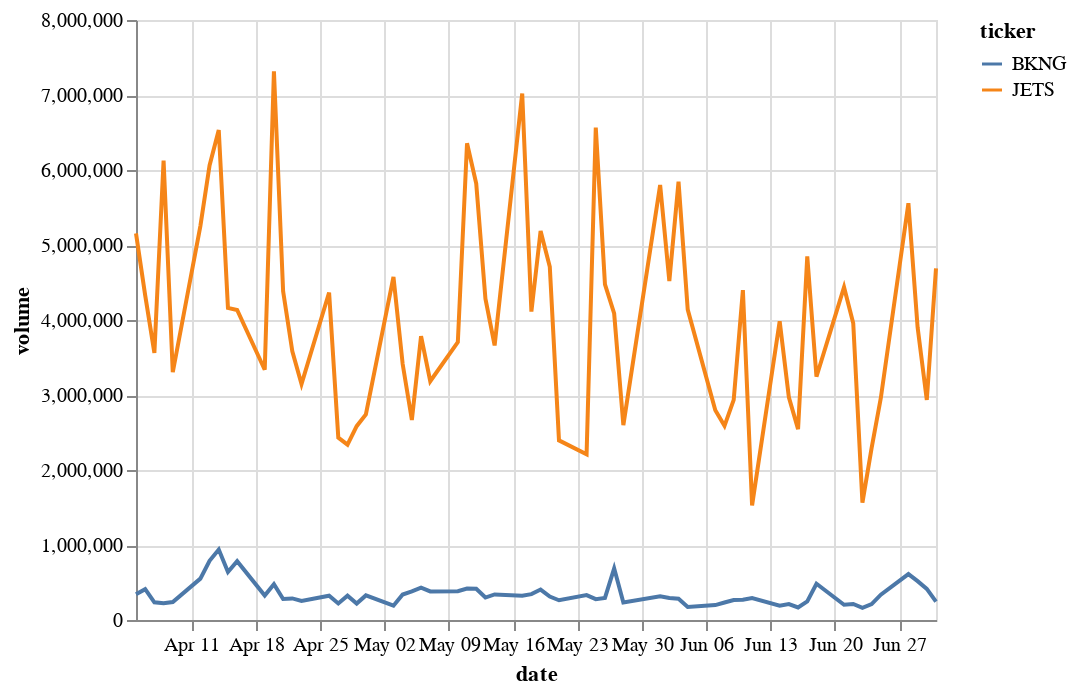

Notebook source saved alongside this figure:
### Code cell
alt.Chart(watchlist_df).mark_line().encode(x='date',y='volume', color = 'ticker:N')

### Figure 1 — Vega-Lite specification as saved in the notebook (floating-point values rounded to 4 significant figures)
{"config": {"view": {"continuousWidth": 400, "continuousHeight": 300}}, "data": {"name": "data-c9ac82703c8f3aded7fd62a848ac7043"}, "mark": "line", "encoding": {"color": {"type": "nominal", "field": "ticker"}, "x": {"type": "temporal", "field": "date"}, "y": {"type": "quantitative", "field": "volume"}}, "$schema": "https://vega.github.io/schema/vega-lite/v4.8.1.json", "datasets": {"data-c9ac82703c8f3aded7fd62a848ac7043": [{"open": 27.52, "high": 27.99, "low": 27.5, "close": 27.61, "adjclose": 27.61, "volume": 5155400, "ticker": "JETS", "date": "2021-04-05T00:00:00"}, {"open": 27.72, "high": 28.05, "low": 27.65, "close": 27.84, "adjclose": 27.84, "volume": 4328100, "ticker": "JETS", "date": "2021-04-06T00:00:00"}, {"open": 27.92, "high": 28.02, "low": 27.46, "close": 27.57, "adjclose": 27.57, "volume": 3561700, "ticker": "JETS", "date": "2021-04-07T00:00:00"}, {"open": 27.48, "high": 27.52, "low": 26.97, "close": 27.49, "adjclose": 27.49, "volume": 6125400, "ticker": "JETS", "date": "2021-04-08T00:00:00"}, {"open": 27.3, "high": 27.39, "low": 27.1, "close": 27.3, "adjclose": 27.3, "volume": 3303300, "ticker": "JETS", "date": "2021-04-09T00:00:00"}, {"open": 27.05, "high": 27.09, "low": 26.65, "close": 26.78, "adjclose": 26.78, "volume": 5252200, "ticker": "JETS", "date": "2021-04-12T00:00:00"}, {"open": 26.51, "high": 26.83, "low": 25.95, "close": 26.81, "adjclose": 26.81, "volume": 6060100, "ticker": "JETS", "date": "2021-04-13T00:00:00"}, {"open": 27.01, "high": 27.36, "low": 26.72, "close": 26.83, "adjclose": 26.83, "volume": 6533200, "ticker": "JETS", "date": "2021-04-14T00:00:00"}, {"open": 27.02, "high": 27.12, "low": 26.39, "close": 26.58, "adjclose": 26.58, "volume": 4160700, "ticker": "JETS", "date": "2021-04-15T00:00:00"}, {"open": 26.65, "high": 26.79, "low": 26.36, "close": 26.44, "adjclose": 26.44, "volume": 4133600, "ticker": "JETS", "date": "2021-04-16T00:00:00"}, {"open": 26.38, "high": 26.38, "low": 26.04, "close": 26.11, "adjclose": 26.11, "volume": 3336800, "ticker": "JETS", "date": "2021-04-19T00:00:00"}, {"open": 25.85, "high": 25.93, "low": 24.82, "close": 25.04, "adjclose": 25.04, "volume": 7315000, "ticker": "JETS", "date": "2021-04-20T00:00:00"}, {"open": 24.85, "high": 25.66, "low": 24.57, "close": 25.63, "adjclose": 25.63, "volume": 4383200, "ticker": "JETS", "date": "2021-04-21T00:00:00"}, {"open": 25.97, "high": 26.0, "low": 25.27, "close": 25.33, "adjclose": 25.33, "volume": 3581800, "ticker": "JETS", "date": "2021-04-22T00:00:00"}, {"open": 25.43, "high": 26.0, "low": 25.34, "close": 25.95, "adjclose": 25.95, "volume": 3146600, "ticker": "JETS", "date": "2021-04-23T00:00:00"}, {"open": 26.23, "high": 26.5, "low": 26.15, "close": 26.33, "adjclose": 26.33, "volume": 4366600, "ticker": "JETS", "date": "2021-04-26T00:00:00"}, {"open": 26.3, "high": 26.34, "low": 26.06, "close": 26.2, "adjclose": 26.2, "volume": 2431000, "ticker": "JETS", "date": "2021-04-27T00:00:00"}, {"open": 26.12, "high": 26.25, "low": 26.01, "close": 26.08, "adjclose": 26.08, "volume": 2337700, "ticker": "JETS", "date": "2021-04-28T00:00:00"}, {"open": 26.29, "high": 26.38, "low": 25.88, "close": 26.04, "adjclose": 26.04, "volume": 2584400, "ticker": "JETS", "date": "2021-04-29T00:00:00"}, {"open": 25.83, "high": 26.34, "low": 25.81, "close": 26.08, "adjclose": 26.08, "volume": 2740900, "ticker": "JETS", "date": "2021-04-30T00:00:00"}, {"open": 26.34, "high": 26.34, "low": 25.97, "close": 26.16, "adjclose": 26.16, "volume": 4574400, "ticker": "JETS", "date": "2021-05-03T00:00:00"}, {"open": 25.94, "high": 26.09, "low": 25.36, "close": 25.59, "adjclose": 25.59, "volume": 3412500, "ticker": "JETS", "date": "2021-05-04T00:00:00"}, {"open": 25.64, "high": 26.01, "low": 25.56, "close": 25.73, "adjclose": 25.73, "volume": 2666200, "ticker": "JETS", "date": "2021-05-05T00:00:00"}, {"open": 25.71, "high": 25.8, "low": 25.31, "close": 25.62, "adjclose": 25.62, "volume": 3784900, "ticker": "JETS", "date": "2021-05-06T00:00:00"}, {"open": 25.62, "high": 26.24, "low": 25.52, "close": 26.17, "adjclose": 26.17, "volume": 3183200, "ticker": "JETS", "date": "2021-05-07T00:00:00"}, {"open": 26.25, "high": 26.42, "low": 25.92, "close": 25.93, "adjclose": 25.93, "volume": 3705500, "ticker": "JETS", "date": "2021-05-10T00:00:00"}, {"open": 25.24, "high": 25.65, "low": 25.0, "close": 25.53, "adjclose": 25.53, "volume": 6357000, "ticker": "JETS", "date": "2021-05-11T00:00:00"}, {"open": 25.27, "high": 25.61, "low": 24.75, "close": 24.78, "adjclose": 24.78, "volume": 5817800, "ticker": "JETS", "date": "2021-05-12T00:00:00"}, {"open": 25.1, "high": 25.45, "low": 24.85, "close": 25.29, "adjclose": 25.29, "volume": 4284300, "ticker": "JETS", "date": "2021-05-13T00:00:00"}, {"open": 25.53, "high": 26.3, "low": 25.5, "close": 26.28, "adjclose": 26.28, "volume": 3661000, "ticker": "JETS", "date": "2021-05-14T00:00:00"}, {"open": 26.2, "high": 26.6, "low": 25.85, "close": 26.55, "adjclose": 26.55, "volume": 7019100, "ticker": "JETS", "date": "2021-05-17T00:00:00"}, {"open": 26.68, "high": 27.0, "low": 26.47, "close": 26.57, "adjclose": 26.57, "volume": 4111900, "ticker": "JETS", "date": "2021-05-18T00:00:00"}, {"open": 26.03, "high": 26.4, "low": 25.8, "close": 26.27, "adjclose": 26.27, "volume": 5188100, "ticker": "JETS", "date": "2021-05-19T00:00:00"}, {"open": 26.38, "high": 26.4, "low": 25.77, "close": 26.03, "adjclose": 26.03, "volume": 4709200, "ticker": "JETS", "date": "2021-05-20T00:00:00"}, {"open": 26.2, "high": 26.33, "low": 25.94, "close": 25.94, "adjclose": 25.94, "volume": 2394800, "ticker": "JETS", "date": "2021-05-21T00:00:00"}, {"open": 26.18, "high": 26.36, "low": 25.94, "close": 26.31, "adjclose": 26.31, "volume": 2208900, "ticker": "JETS", "date": "2021-05-24T00:00:00"}, {"open": 26.62, "high": 26.99, "low": 26.18, "close": 26.21, "adjclose": 26.21, "volume": 6565100, "ticker": "JETS", "date": "2021-05-25T00:00:00"}, {"open": 26.47, "high": 26.82, "low": 26.37, "close": 26.78, "adjclose": 26.78, "volume": 4475100, "ticker": "JETS", "date": "2021-05-26T00:00:00"}, {"open": 27.0, "high": 27.12, "low": 26.78, "close": 27.07, "adjclose": 27.07, "volume": 4087100, "ticker": "JETS", "date": "2021-05-27T00:00:00"}, {"open": 27.09, "high": 27.1, "low": 26.74, "close": 26.85, "adjclose": 26.85, "volume": 2598200, "ticker": "JETS", "date": "2021-05-28T00:00:00"}, {"open": 27.23, "high": 27.44, "low": 27.03, "close": 27.17, "adjclose": 27.17, "volume": 5800000, "ticker": "JETS", "date": "2021-06-01T00:00:00"}, {"open": 27.25, "high": 27.39, "low": 27.13, "close": 27.26, "adjclose": 27.26, "volume": 4517600, "ticker": "JETS", "date": "2021-06-02T00:00:00"}, {"open": 26.83, "high": 27.0, "low": 26.44, "close": 26.45, "adjclose": 26.45, "volume": 5843400, "ticker": "JETS", "date": "2021-06-03T00:00:00"}, {"open": 26.64, "high": 26.69, "low": 26.27, "close": 26.39, "adjclose": 26.39, "volume": 4138800, "ticker": "JETS", "date": "2021-06-04T00:00:00"}, {"open": 26.52, "high": 26.7, "low": 26.36, "close": 26.42, "adjclose": 26.42, "volume": 2795900, "ticker": "JETS", "date": "2021-06-07T00:00:00"}, {"open": 26.61, "high": 26.78, "low": 26.42, "close": 26.67, "adjclose": 26.67, "volume": 2588300, "ticker": "JETS", "date": "2021-06-08T00:00:00"}, {"open": 26.95, "high": 26.95, "low": 26.5, "close": 26.52, "adjclose": 26.52, "volume": 2934000, "ticker": "JETS", "date": "2021-06-09T00:00:00"}, {"open": 26.78, "high": 26.82, "low": 26.15, "close": 26.24, "adjclose": 26.24, "volume": 4398400, "ticker": "JETS", "date": "2021-06-10T00:00:00"}, {"open": 26.31, "high": 26.41, "low": 26.22, "close": 26.33, "adjclose": 26.33, "volume": 1528500, "ticker": "JETS", "date": "2021-06-11T00:00:00"}, {"open": 26.29, "high": 26.37, "low": 25.9, "close": 25.96, "adjclose": 25.96, "volume": 3982500, "ticker": "JETS", "date": "2021-06-14T00:00:00"}, {"open": 25.99, "high": 26.06, "low": 25.7, "close": 25.82, "adjclose": 25.82, "volume": 2968700, "ticker": "JETS", "date": "2021-06-15T00:00:00"}, {"open": 25.82, "high": 26.02, "low": 25.61, "close": 25.76, "adjclose": 25.76, "volume": 2545700, "ticker": "JETS", "date": "2021-06-16T00:00:00"}, {"open": 25.81, "high": 26.02, "low": 25.15, "close": 25.37, "adjclose": 25.37, "volume": 4849400, "ticker": "JETS", "date": "2021-06-17T00:00:00"}, {"open": 25.2, "high": 25.41, "low": 25.0, "close": 25.22, "adjclose": 25.22, "volume": 3243700, "ticker": "JETS", "date": "2021-06-18T00:00:00"}, {"open": 25.29, "high": 25.67, "low": 25.19, "close": 25.63, "adjclose": 25.63, "volume": 4436700, "ticker": "JETS", "date": "2021-06-21T00:00:00"}, {"open": 25.6, "high": 25.65, "low": 25.1, "close": 25.39, "adjclose": 25.39, "volume": 3956800, "ticker": "JETS", "date": "2021-06-22T00:00:00"}, {"open": 25.38, "high": 25.46, "low": 25.33, "close": 25.35, "adjclose": 25.35, "volume": 1565600, "ticker": "JETS", "date": "2021-06-23T00:00:00"}, {"open": 25.44, "high": 25.47, "low": 25.11, "close": 25.3, "adjclose": 25.3, "volume": 2295500, "ticker": "JETS", "date": "2021-06-24T00:00:00"}, {"open": 25.35, "high": 25.36, "low": 25.02, "close": 25.05, "adjclose": 25.05, "volume": 2960900, "ticker": "JETS", "date": "2021-06-25T00:00:00"}, {"open": 24.92, "high": 24.95, "low": 24.21, "close": 24.31, "adjclose": 24.31, "volume": 5557300, "ticker": "JETS", "date": "2021-06-28T00:00:00"}, {"open": 24.29, "high": 24.35, "low": 24.05, "close": 24.07, "adjclose": 24.07, "volume": 3902700, "ticker": "JETS", "date": "2021-06-29T00:00:00"}, {"open": 24.1, "high": 24.36, "low": 24.02, "close": 24.18, "adjclose": 24.18, "volume": 2934700, "ticker": "JETS", "date": "2021-06-30T00:00:00"}, {"open": 24.41, "high": 24.71, "low": 24.35, "close": 24.62, "adjclose": 24.62, "volume": 4687100, "ticker": "JETS", "date": "2021-07-01T00:00:00"}, {"open": 2410.0, "high": 2437.0, "low": 2387.0, "close": 2409.0, "adjclose": 2409.0, "volume": 342300, "ticker": "BKNG", "date": "2021-04-05T00:00:00"}, {"open": 2415.0, "high": 2447.0, "low": 2407.0, "close": 2422.0, "adjclose": 2422.0, "volume": 411100, "ticker": "BKNG", "date": "2021-04-06T00:00:00"}, {"open": 2429.0, "high": 2440.0, "low": 2396.0, "close": 2411.0, "adjclose": 2411.0, "volume": 235500, "ticker": "BKNG", "date": "2021-04-07T00:00:00"}, {"open": 2392.0, "high": 2435.0, "low": 2392.0, "close": 2428.0, "adjclose": 2428.0, "volume": 222000, "ticker": "BKNG", "date": "2021-04-08T00:00:00"}, {"open": 2434.0, "high": 2455.0, "low": 2406.0, "close": 2450.0, "adjclose": 2450.0, "volume": 239800, "ticker": "BKNG", "date": "2021-04-09T00:00:00"}, {"open": 2436.0, "high": 2450.0, "low": 2396.0, "close": 2409.0, "adjclose": 2409.0, "volume": 551400, "ticker": "BKNG", "date": "2021-04-12T00:00:00"}, {"open": 2404.0, "high": 2416.0, "low": 2367.0, "close": 2404.0, "adjclose": 2404.0, "volume": 789700, "ticker": "BKNG", "date": "2021-04-13T00:00:00"}, {"open": 2413.0, "high": 2483.0, "low": 2407.0, "close": 2454.0, "adjclose": 2454.0, "volume": 939600, "ticker": "BKNG", "date": "2021-04-14T00:00:00"}, {"open": 2468.0, "high": 2469.0, "low": 2426.0, "close": 2433.0, "adjclose": 2433.0, "volume": 639300, "ticker": "BKNG", "date": "2021-04-15T00:00:00"}, {"open": 2444.0, "high": 2489.0, "low": 2436.0, "close": 2477.0, "adjclose": 2477.0, "volume": 783500, "ticker": "BKNG", "date": "2021-04-16T00:00:00"}, {"open": 2480.0, "high": 2488.0, "low": 2443.0, "close": 2456.0, "adjclose": 2456.0, "volume": 327000, "ticker": "BKNG", "date": "2021-04-19T00:00:00"}, {"open": 2434.0, "high": 2436.0, "low": 2317.0, "close": 2345.0, "adjclose": 2345.0, "volume": 477700, "ticker": "BKNG", "date": "2021-04-20T00:00:00"}, {"open": 2360.0, "high": 2366.0, "low": 2343.0, "close": 2358.0, "adjclose": 2358.0, "volume": 280800, "ticker": "BKNG", "date": "2021-04-21T00:00:00"}, {"open": 2354.0, "high": 2395.0, "low": 2343.0, "close": 2347.0, "adjclose": 2347.0, "volume": 287500, "ticker": "BKNG", "date": "2021-04-22T00:00:00"}, {"open": 2367.0, "high": 2404.0, "low": 2350.0, "close": 2395.0, "adjclose": 2395.0, "volume": 253700, "ticker": "BKNG", "date": "2021-04-23T00:00:00"}, {"open": 2425.0, "high": 2461.0, "low": 2407.0, "close": 2458.0, "adjclose": 2458.0, "volume": 323300, "ticker": "BKNG", "date": "2021-04-26T00:00:00"}, {"open": 2458.0, "high": 2469.0, "low": 2442.0, "close": 2464.0, "adjclose": 2464.0, "volume": 220700, "ticker": "BKNG", "date": "2021-04-27T00:00:00"}, {"open": 2475.0, "high": 2515.0, "low": 2461.0, "close": 2505.0, "adjclose": 2505.0, "volume": 323500, "ticker": "BKNG", "date": "2021-04-28T00:00:00"}, {"open": 2507.0, "high": 2516.0, "low": 2476.0, "close": 2501.0, "adjclose": 2501.0, "volume": 218800, "ticker": "BKNG", "date": "2021-04-29T00:00:00"}, {"open": 2498.0, "high": 2498.0, "low": 2436.0, "close": 2466.0, "adjclose": 2466.0, "volume": 328100, "ticker": "BKNG", "date": "2021-04-30T00:00:00"}, {"open": 2484.0, "high": 2487.0, "low": 2435.0, "close": 2440.0, "adjclose": 2440.0, "volume": 190100, "ticker": "BKNG", "date": "2021-05-03T00:00:00"}, {"open": 2410.0, "high": 2428.0, "low": 2369.0, "close": 2383.0, "adjclose": 2383.0, "volume": 339100, "ticker": "BKNG", "date": "2021-05-04T00:00:00"}, {"open": 2402.0, "high": 2404.0, "low": 2327.0, "close": 2338.0, "adjclose": 2338.0, "volume": 381500, "ticker": "BKNG", "date": "2021-05-05T00:00:00"}, {"open": 2298.0, "high": 2324.0, "low": 2255.0, "close": 2279.0, "adjclose": 2279.0, "volume": 432700, "ticker": "BKNG", "date": "2021-05-06T00:00:00"}, {"open": 2312.0, "high": 2361.0, "low": 2291.0, "close": 2327.0, "adjclose": 2327.0, "volume": 381600, "ticker": "BKNG", "date": "2021-05-07T00:00:00"}, {"open": 2332.0, "high": 2333.0, "low": 2262.0, "close": 2263.0, "adjclose": 2263.0, "volume": 382900, "ticker": "BKNG", "date": "2021-05-10T00:00:00"}, {"open": 2230.0, "high": 2263.0, "low": 2205.0, "close": 2248.0, "adjclose": 2248.0, "volume": 418900, "ticker": "BKNG", "date": "2021-05-11T00:00:00"}, {"open": 2231.0, "high": 2237.0, "low": 2163.0, "close": 2172.0, "adjclose": 2172.0, "volume": 417100, "ticker": "BKNG", "date": "2021-05-12T00:00:00"}, {"open": 2194.0, "high": 2236.0, "low": 2162.0, "close": 2207.0, "adjclose": 2207.0, "volume": 299500, "ticker": "BKNG", "date": "2021-05-13T00:00:00"}, {"open": 2251.0, "high": 2292.0, "low": 2227.0, "close": 2282.0, "adjclose": 2282.0, "volume": 340400, "ticker": "BKNG", "date": "2021-05-14T00:00:00"}, {"open": 2262.0, "high": 2276.0, "low": 2212.0, "close": 2223.0, "adjclose": 2223.0, "volume": 322300, "ticker": "BKNG", "date": "2021-05-17T00:00:00"}, {"open": 2232.0, "high": 2253.0, "low": 2211.0, "close": 2212.0, "adjclose": 2212.0, "volume": 344600, "ticker": "BKNG", "date": "2021-05-18T00:00:00"}, {"open": 2167.0, "high": 2273.0, "low": 2162.0, "close": 2270.0, "adjclose": 2270.0, "volume": 405800, "ticker": "BKNG", "date": "2021-05-19T00:00:00"}, {"open": 2280.0, "high": 2310.0, "low": 2261.0, "close": 2306.0, "adjclose": 2306.0, "volume": 311900, "ticker": "BKNG", "date": "2021-05-20T00:00:00"}, {"open": 2325.0, "high": 2336.0, "low": 2268.0, "close": 2293.0, "adjclose": 2293.0, "volume": 263200, "ticker": "BKNG", "date": "2021-05-21T00:00:00"}, {"open": 2302.0, "high": 2356.0, "low": 2300.0, "close": 2348.0, "adjclose": 2348.0, "volume": 332500, "ticker": "BKNG", "date": "2021-05-24T00:00:00"}, {"open": 2358.0, "high": 2374.0, "low": 2329.0, "close": 2339.0, "adjclose": 2339.0, "volume": 278100, "ticker": "BKNG", "date": "2021-05-25T00:00:00"}, {"open": 2366.0, "high": 2373.0, "low": 2342.0, "close": 2347.0, "adjclose": 2347.0, "volume": 293900, "ticker": "BKNG", "date": "2021-05-26T00:00:00"}, {"open": 2361.0, "high": 2361.0, "low": 2327.0, "close": 2335.0, "adjclose": 2335.0, "volume": 689000, "ticker": "BKNG", "date": "2021-05-27T00:00:00"}, {"open": 2340.0, "high": 2368.0, "low": 2315.0, "close": 2362.0, "adjclose": 2362.0, "volume": 232300, "ticker": "BKNG", "date": "2021-05-28T00:00:00"}, {"open": 2380.0, "high": 2380.0, "low": 2316.0, "close": 2328.0, "adjclose": 2328.0, "volume": 316000, "ticker": "BKNG", "date": "2021-06-01T00:00:00"}, {"open": 2340.0, "high": 2356.0, "low": 2311.0, "close": 2318.0, "adjclose": 2318.0, "volume": 292700, "ticker": "BKNG", "date": "2021-06-02T00:00:00"}, {"open": 2293.0, "high": 2327.0, "low": 2262.0, "close": 2296.0, "adjclose": 2296.0, "volume": 283300, "ticker": "BKNG", "date": "2021-06-03T00:00:00"}, {"open": 2305.0, "high": 2328.0, "low": 2304.0, "close": 2316.0, "adjclose": 2316.0, "volume": 173700, "ticker": "BKNG", "date": "2021-06-04T00:00:00"}, {"open": 2320.0, "high": 2341.0, "low": 2292.0, "close": 2299.0, "adjclose": 2299.0, "volume": 198800, "ticker": "BKNG", "date": "2021-06-07T00:00:00"}, {"open": 2300.0, "high": 2320.0, "low": 2290.0, "close": 2304.0, "adjclose": 2304.0, "volume": 233900, "ticker": "BKNG", "date": "2021-06-08T00:00:00"}, {"open": 2300.0, "high": 2330.0, "low": 2295.0, "close": 2314.0, "adjclose": 2314.0, "volume": 266400, "ticker": "BKNG", "date": "2021-06-09T00:00:00"}, {"open": 2307.0, "high": 2329.0, "low": 2283.0, "close": 2324.0, "adjclose": 2324.0, "volume": 269400, "ticker": "BKNG", "date": "2021-06-10T00:00:00"}, {"open": 2314.0, "high": 2328.0, "low": 2293.0, "close": 2304.0, "adjclose": 2304.0, "volume": 291700, "ticker": "BKNG", "date": "2021-06-11T00:00:00"}, {"open": 2312.0, "high": 2316.0, "low": 2291.0, "close": 2305.0, "adjclose": 2305.0, "volume": 190200, "ticker": "BKNG", "date": "2021-06-14T00:00:00"}, {"open": 2302.0, "high": 2333.0, "low": 2284.0, "close": 2302.0, "adjclose": 2302.0, "volume": 212100, "ticker": "BKNG", "date": "2021-06-15T00:00:00"}, {"open": 2312.0, "high": 2319.0, "low": 2285.0, "close": 2298.0, "adjclose": 2298.0, "volume": 167900, "ticker": "BKNG", "date": "2021-06-16T00:00:00"}, {"open": 2296.0, "high": 2319.0, "low": 2287.0, "close": 2294.0, "adjclose": 2294.0, "volume": 247800, "ticker": "BKNG", "date": "2021-06-17T00:00:00"}, {"open": 2283.0, "high": 2299.0, "low": 2231.0, "close": 2243.0, "adjclose": 2243.0, "volume": 482900, "ticker": "BKNG", "date": "2021-06-18T00:00:00"}, {"open": 2254.0, "high": 2277.0, "low": 2231.0, "close": 2263.0, "adjclose": 2263.0, "volume": 203000, "ticker": "BKNG", "date": "2021-06-21T00:00:00"}, {"open": 2268.0, "high": 2277.0, "low": 2239.0, "close": 2251.0, "adjclose": 2251.0, "volume": 214400, "ticker": "BKNG", "date": "2021-06-22T00:00:00"}, {"open": 2251.0, "high": 2261.0, "low": 2233.0, "close": 2246.0, "adjclose": 2246.0, "volume": 162200, "ticker": "BKNG", "date": "2021-06-23T00:00:00"}, {"open": 2268.0, "high": 2268.0, "low": 2235.0, "close": 2246.0, "adjclose": 2246.0, "volume": 212300, "ticker": "BKNG", "date": "2021-06-24T00:00:00"}, {"open": 2258.0, "high": 2299.0, "low": 2246.0, "close": 2282.0, "adjclose": 2282.0, "volume": 337200, "ticker": "BKNG", "date": "2021-06-25T00:00:00"}, {"open": 2250.0, "high": 2260.0, "low": 2172.0, "close": 2205.0, "adjclose": 2205.0, "volume": 612200, "ticker": "BKNG", "date": "2021-06-28T00:00:00"}, {"open": 2192.0, "high": 2197.0, "low": 2166.0, "close": 2172.0, "adjclose": 2172.0, "volume": 517700, "ticker": "BKNG", "date": "2021-06-29T00:00:00"}, {"open": 2179.0, "high": 2220.0, "low": 2175.0, "close": 2188.0, "adjclose": 2188.0, "volume": 414700, "ticker": "BKNG", "date": "2021-06-30T00:00:00"}, {"open": 2195.0, "high": 2224.0, "low": 2195.0, "close": 2210.0, "adjclose": 2210.0, "volume": 245200, "ticker": "BKNG", "date": "2021-07-01T00:00:00"}]}}
